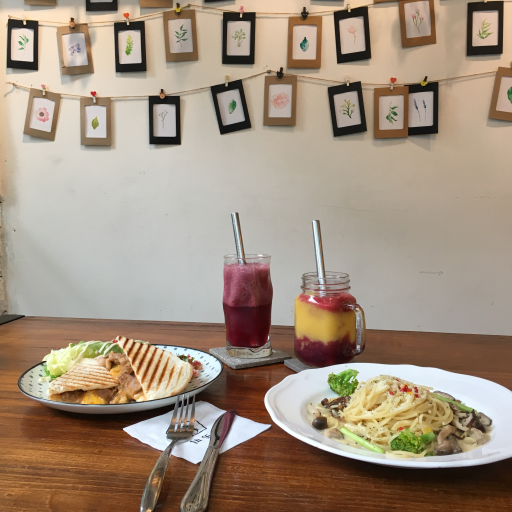
#> input picture 23_restoration/images/Brunch.bmp, 512 x 512 px, found by its file name
$ python 2_periodic_noise.py
#> lines starting #> are read from the running program, lines starting #| are printed output that depends on the picture
import numpy as np
import cv2
from numpy.fft import fft2, ifft2, fftshift

def fourier_spectrum(f):
	F = fft2(f)
	Fshift = fftshift(F)
	mag = np.abs(Fshift)
	mag = mag / mag.max() * 255.0 * 100.0
	g = np.uint8(np.clip(mag, 0, 255))
	return g

def periodic_noise(f, scale, frequency, angle):
	g = f.copy()
	nr, nc = f.shape[:2]

	fp = np.zeros([nr, nc])		# 前處理
	for x in range(nr):
		for y in range(nc):
			fp[x,y] = pow(-1, x + y) * f[x,y]

	F = fft2(fp)		# 離散傅立葉轉換
	G = F.copy()

	magnitude = np.sum(F) * scale	# 週期性雜訊
	for theta in range(0, 360, angle):
		u = int(frequency * np.cos(theta * np.pi / 180) + nr/2)
		v = int(frequency * np.sin(theta * np.pi / 180) + nc/2)
		G[u,v] = magnitude

	gp = ifft2(G)			# 反離散傅立葉轉換

	gp2 = np.zeros([nr, nc])			# 後處理
	for x in range(nr):
		for y in range(nc):
			gp2[x,y] = round( pow(-1, x + y) * np.real(gp[x,y]), 0)
	g = np.uint8(np.clip( gp2, 0, 255))

	return g

def main():
	f = cv2.imread("Brunch.bmp", 0)
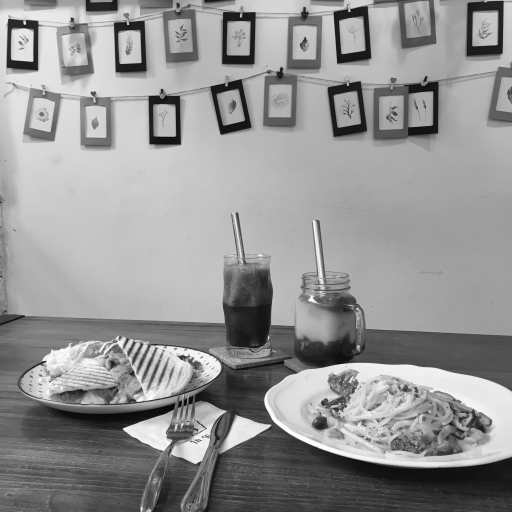
#> f: shape (512, 512); min 6, max 254, mean 148.1
	g = periodic_noise(f, 0.05, 100, 45)
#> after the loop in periodic_noise, `for x in range(nr):`:
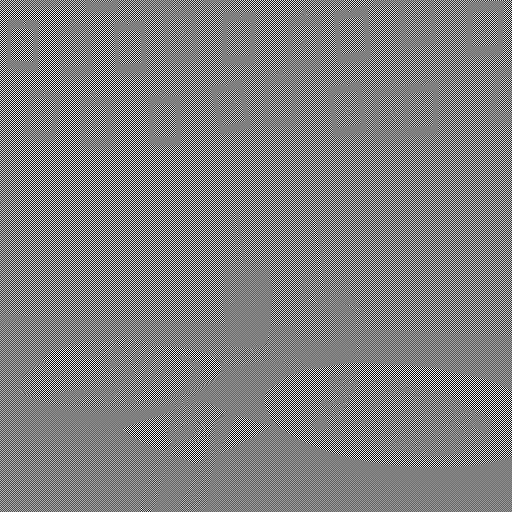
#> fp: shape (512, 512) float64; min -254, max 254, mean 0; drawn with min black and max white
#> after the loop in periodic_noise, `for x in range(nr):`:
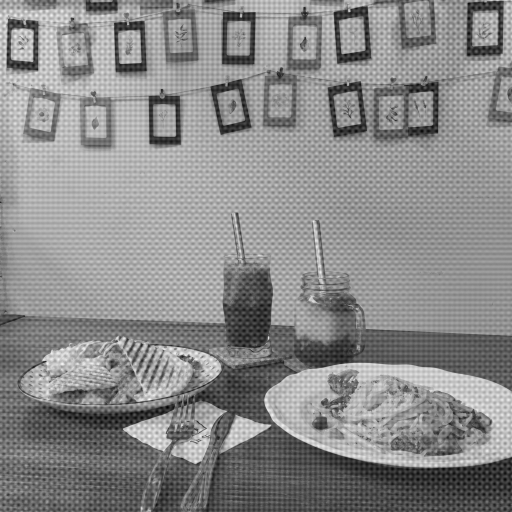
#> gp2: shape (512, 512) float64; min -49, max 312, mean 148.1; drawn with min black and max white
#> in periodic_noise, `g = np.uint8(np.clip( gp2, 0, 255))`:
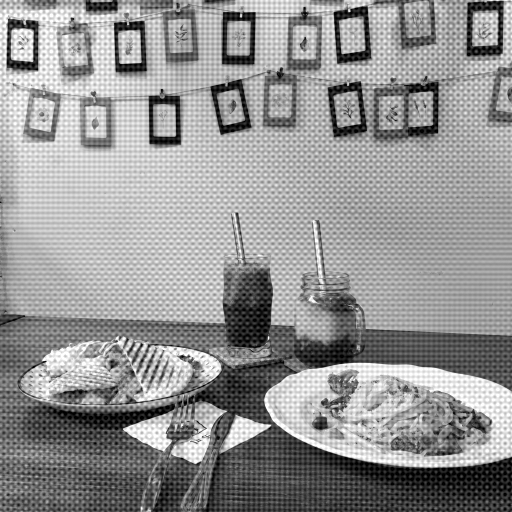
#> g: shape (512, 512); min 0, max 255, mean 148.1
	g_spectrum = fourier_spectrum(g)
#> in fourier_spectrum, `g = np.uint8(np.clip(mag, 0, 255))`:
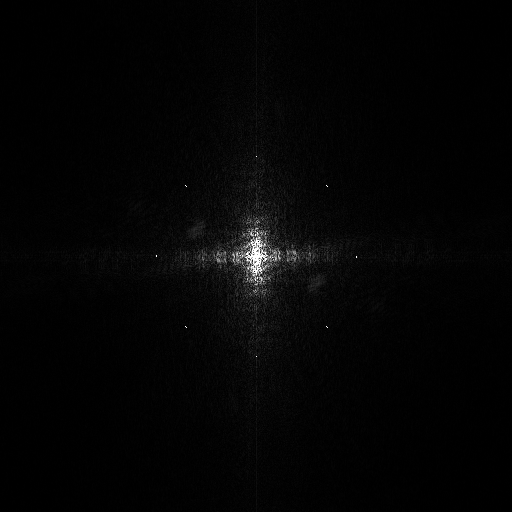
#> g: shape (512, 512); min 0, max 255, mean 4.2
	cv2.imshow("Original Image", f)
	cv2.imshow("Periodic Noise", g)
	cv2.imshow("Spectrum", g_spectrum)
	cv2.waitKey(0)

main()

$ run again, with 23_restoration/images/Shizheng_N7.bmp copied over 23_restoration/images/Brunch.bmp
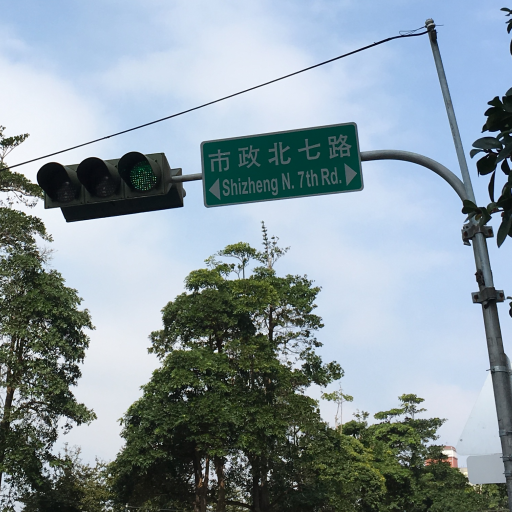
#> input picture 23_restoration/images/Shizheng_N7.bmp, 512 x 512 px, found by its file name
#> after the loop in periodic_noise, `for x in range(nr):`:
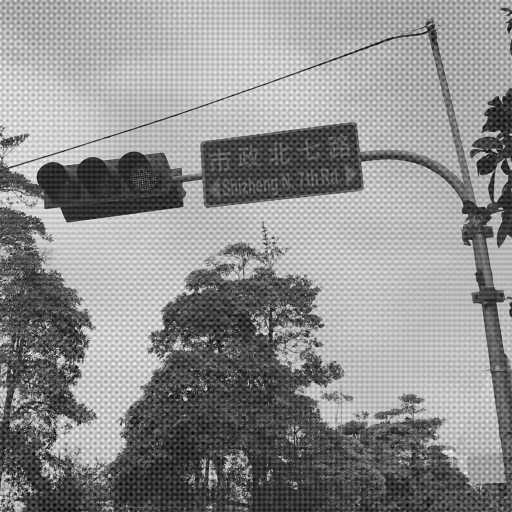
#> gp2: shape (512, 512) float64; min -46, max 304, mean 149.7; drawn with min black and max white
#> in fourier_spectrum, `g = np.uint8(np.clip(mag, 0, 255))`:
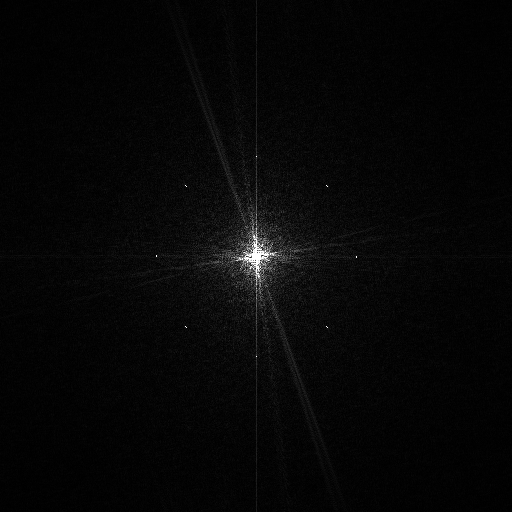
#> g: shape (512, 512); min 0, max 255, mean 6.4
